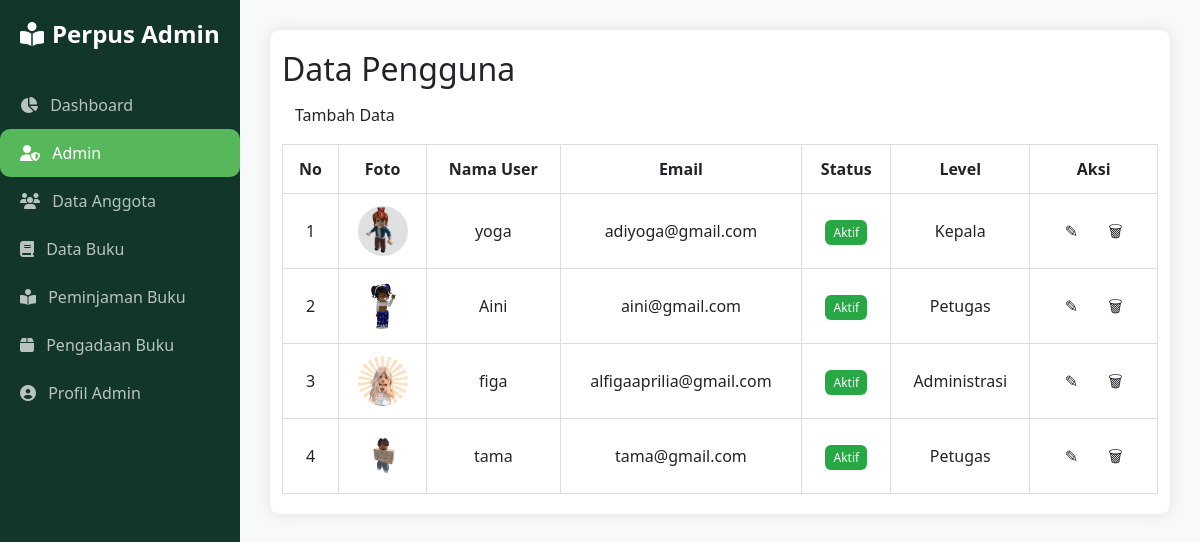
The page /data-pengguna/pengguna.php on the database its author committed.
### tables this page shows
CREATE TABLE `pengguna` (
  `id` int(11) NOT NULL,
  `nama_user` varchar(100) DEFAULT NULL,
  `email` varchar(100) DEFAULT NULL,
  `status` enum('Aktif','Tidak Aktif') DEFAULT 'Aktif',
  `level` enum('Kepala','Petugas','Administrasi') DEFAULT NULL,
  `foto` varchar(255) DEFAULT NULL
);

### data-pengguna/pengguna.php (the view, shortened to what this page needs)
<?php include 'db.php'; ?>
<!DOCTYPE html>
<html>
<head>
    <link rel="stylesheet" href="style.css">
    <link href="https://cdn.jsdelivr.net/npm/bootstrap@5.3.3/dist/css/bootstrap.min.css" rel="stylesheet">
    <link rel="stylesheet" href="https://cdnjs.cloudflare.com/ajax/libs/font-awesome/6.5.0/css/all.min.css">
</head>
<body>
<div class="sidebar">
    <h4><i class="fas fa-book-reader me-2"></i>Perpus Admin</h4>
    <nav>
        <a href="../index.php"><i class="fas fa-chart-pie me-2"></i> Dashboard</a>
        <a href="pengguna.php" class="active"><i class="fas fa-user-shield me-2"></i> Admin</a>
        <a href="../data-anggota/index.php"><i class="fas fa-users me-2"></i> Data Anggota</a>
        <a href="../data-buku/index.php"><i class="fas fa-book me-2"></i> Data Buku</a>
        <a href="../peminjamann-buku/index.php"><i class="fas fa-book-reader me-2"></i> Peminjaman Buku</a>
        <a href="../pengadaan-buku/index.php"><i class="fas fa-box me-2"></i> Pengadaan Buku</a>
        <a href="../profil-admin/index.php"><i class="fas fa-user-circle me-2"></i> Profil Admin</a>
    </nav>
</div>
<div class="main-content">
    <div class="container">
        <h2>Data Pengguna</h2>
        <a href="tambah_pengguna.php" class="btn btn-add">Tambah Data</a>
        <table>
            <thead>
                <tr>
                    <th>No</th>
                    <th>Foto</th>
                    <th>Nama User</th>
                    <th>Email</th>
                    <th>Status</th>
                    <th>Level</th>
                    <th>Aksi</th>
                </tr>
            </thead>
            <tbody>
                <?php
                $sql = "SELECT * FROM pengguna";
                $result = $koneksi->query($sql);
                $no = 1;
                while($row = $result->fetch_assoc()) {
                    echo "<tr>";
                    echo "<td>" . $no++ . "</td>";
                    echo "<td><img src='uploads/{$row['foto']}'></td>";
                    echo "<td>{$row['nama_user']}</td>";
                    echo "<td>{$row['email']}</td>";
                    echo "<td><span class='status aktif'>{$row['status']}</span></td>";
                    echo "<td>{$row['level']}</td>";
                    echo "<td>
                            <a href='edit_pengguna.php?id={$row['id']}' class='btn btn-edit'>✎</a>
                            <a href='hapus_pengguna.php?id={$row['id']}' class='btn btn-delete' onclick=\"return confirm('Yakin hapus data ini?')\">🗑</a>
                       </td>";
                    echo "</tr>";
                }
                ?>
            </tbody>
        </table>
    </div>
</div>
</body>
</html>

### data-pengguna/style.css (style rules this page uses)
body { font-family: Arial, sans-serif; background: #f0f0f0; margin: 0; }
.container { background: white; width: 100%; margin: auto; padding: 20px; border-radius: 10px; box-shadow: 0 0 15px rgba(0,0,0,0.1); }
h2 { margin-bottom: 20px; }
table { width: 100%; border-collapse: collapse; }
table th, table td { padding: 12px; border: 1px solid #ddd; text-align: center; }
img { object-fit: cover; }
.btn { padding: 6px 12px; border-radius: 5px; color: white; text-decoration: none; font-size: 14px; }
.btn-edit { background-color: #28a745; }
.btn-delete { background-color: #dc3545; }
.btn-add { background-color: #007bff; margin-bottom: 10px; display: inline-block; }
.status.aktif { background: #28a745; color: white; padding: 4px 8px; border-radius: 6px; font-size: 12px; }
table td img { width: 50px; height: 50px; object-fit: cover; border-radius: 50%; }

### data-pengguna/pengguna.php (style rules this page uses)
body { font-family: 'Segoe UI', sans-serif; background-color: #f8f9fa; margin: 0; padding: 0; }
.sidebar { width: 240px; height: 100vh; background-color: #12372A; color: white; position: fixed; top: 0; left: 0; padding-top: 20px; }
.sidebar h4 { font-weight: bold; padding-left: 20px; margin-bottom: 2rem; }
.sidebar a { display: block; padding: 12px 20px; color: #ffffffb3; font-weight: 500; text-decoration: none; transition: background-color 0.3s, color 0.3s; }
.sidebar a.active, .sidebar a:hover { background-color: #57B85B; color: white !important; border-radius: 10px; }
.main-content { margin-left: 240px; padding: 30px; }

### rows shown on the page
pengguna: foto (picture), nama_user "yoga", email "adiyoga@gmail.com", status "Aktif", level "Kepala"
pengguna: foto (picture), nama_user "Aini", email "aini@gmail.com", status "Aktif", level "Petugas"
pengguna: foto (picture), nama_user "figa", email "alfigaaprilia@gmail.com", status "Aktif", level "Administrasi"
pengguna: foto (picture), nama_user "tama", email "tama@gmail.com", status "Aktif", level "Petugas"
